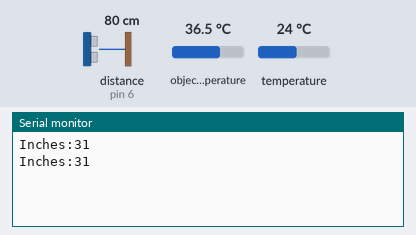
Bench run of a sketch on a simulated Arduino Uno, built with avr-gcc and run on an emulated ATmega328P. On the bench: the last lines printed to the serial monitor. Wiring (inferred from the names in the program): ultrasonic range finder: trigger pin 7; echo pin 6. The test bench sets the inputs (shaded band); at power-on: distance to the obstacle (sensor on pin 6) 80 cm, object temperature 36.5 °C, temperature 24 °C. The echo pulse lasts 58.3 µs per cm.

Above: at 1.8 s.
1.9 s: distance to the obstacle (sensor on pin 6) set to 2 cm
At 2.8 s:
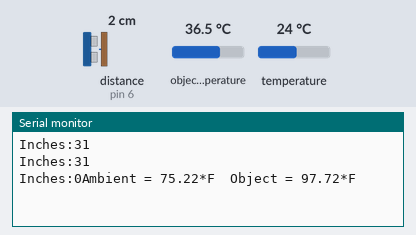
4.5 s: object temperature set to 20 °C
At 5.8 s:
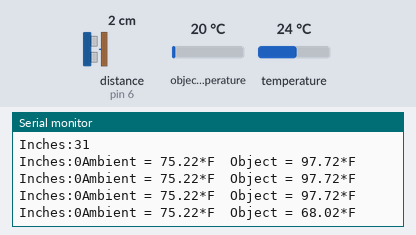
6.0 s: temperature set to 12 °C
At 6.8 s:
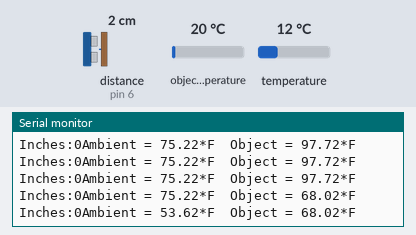
7.5 s: distance to the obstacle (sensor on pin 6) set to 4 cm
At 8.8 s:
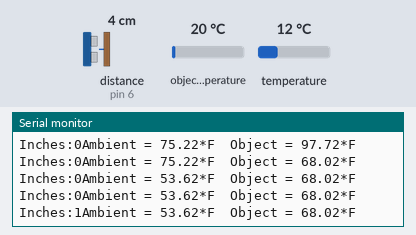
9.0 s: distance to the obstacle (sensor on pin 6) set to 250 cm
At 9.9 s:
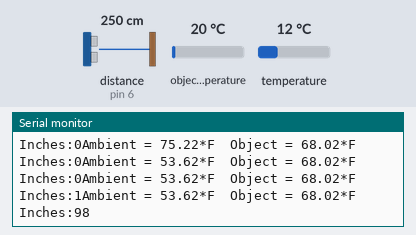

The sketch:

ultrasonic.ino
```cpp
#include <Adafruit_MLX90614.h>
#include <Wire.h>

Adafruit_MLX90614 mlx = Adafruit_MLX90614();


const int pingPin = 7; // Trigger Pin of Ultrasonic Sensor
const int echoPin = 6; // Echo Pin of Ultrasonic Sensor

void setup() {
   Serial.begin(9600); // Starting Serial Terminal
     mlx.begin();
}

void loop() {
   long duration, inches, cm;
   pinMode(pingPin, OUTPUT);
   digitalWrite(pingPin, LOW);
   delayMicroseconds(2);
   digitalWrite(pingPin, HIGH);
   delayMicroseconds(10);
   digitalWrite(pingPin, LOW);
   pinMode(echoPin, INPUT);
   duration = pulseIn(echoPin, HIGH);
   inches = microsecondsToInches(duration);
   Serial.print("Inches:");
   Serial.print(inches);

   if(inches<=2){
    Serial.print("Ambient = "); Serial.print(mlx.readAmbientTempF());
    Serial.print("*F\tObject = "); Serial.print(mlx.readObjectTempF()); Serial.println("*F");

    }


   Serial.println();
   delay(1000);
}

long microsecondsToInches(long microseconds) {
   return microseconds / 74 / 2;
}
```

Measured:
- after the input at 1.9 s, the serial monitor: prints a new line after 0.11 s (image 1)
- after the input at 4.5 s, the serial monitor: prints a new line after 0.52 s (image 2)
- after the input at 6.0 s, the serial monitor: prints a new line at once (image 3)
- after the input at 7.5 s, the serial monitor: prints a new line after 0.53 s (image 4)
- after the input at 9.0 s, the serial monitor: prints a new line after 0.05 s (image 5)
